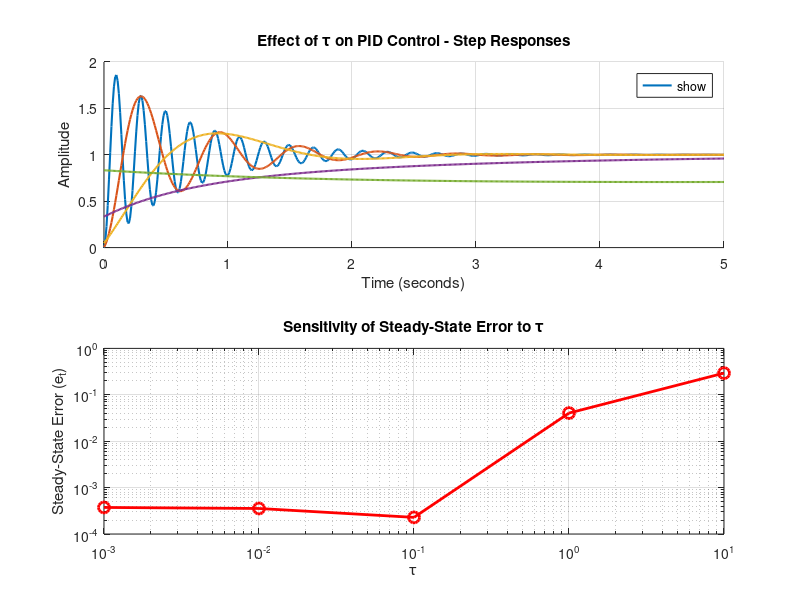

The MATLAB source for this figure:
% MATLAB script to visualize the effect of P, I, D, and PID controllers
% with varying tau and plot results including steady-state error sensitivity

% Clear workspace and command window
clear; clc; close all;

% Define system parameters
s = tf('s'); % Define the Laplace variable 's'
G = 1/(s+1); % Simple first-order system G(s) = 1 / (s + 1)

% Controller gains
Kp = 2;  % Proportional gain
Ki = 1;  % Integral gain
Kd = 0.5;  % Derivative gain

% Define different tau values
tau_values = [0.001, 0.01, 0.1, 1, 10];

% Simulation time
t = 0:0.01:5; % Time vector

% Create arrays to store steady-state error for each tau
steady_state_error = zeros(1, length(tau_values));

% Create a figure with subplots
figure;

% First subplot: Step Responses
subplot(2, 1, 1);
hold on;

% Loop through each value of tau
for i = 1:length(tau_values)
    tau = tau_values(i);  % Set current tau value
    
    % Define PID controller with current tau
    PID_controller = Kp + Ki/(tau*s) + Kd*s*tau;  % PID control
    
    % Closed-loop system for PID control with current tau
    sys_PID = feedback(PID_controller * G, 1);
    
    % Step response for the system
    [y_PID, t_PID] = step(sys_PID, t);
    
    % Calculate steady-state error (final value error from 1)
    steady_state_error(i) = abs(1 - y_PID(end));
    
    % Plot the result for current tau
    plot(t_PID, y_PID, 'LineWidth', 1.5, 'DisplayName', ['\tau = ', num2str(tau)]);
    
end

% Customize the first subplot
grid on;
xlabel('Time (seconds)');
ylabel('Amplitude');
title('Effect of \tau on PID Control - Step Responses');
legend('show', 'Location', 'Best');
hold off;

% Second subplot: Steady-State Error Sensitivity
subplot(2, 1, 2);

% Remove non-positive steady-state error values to prevent log scale issues
valid_indices = steady_state_error > 0;  % Logical index for valid errors
loglog(tau_values(valid_indices), steady_state_error(valid_indices), 'ro-', 'LineWidth', 2, 'MarkerSize', 8); % Log-log scale

% Customize the second subplot
grid on;
xlabel('\tau');
ylabel('Steady-State Error (e_t)');
title('Sensitivity of Steady-State Error to \tau');

% Adjust subplot layout
set(gcf, 'Position', [100, 100, 700, 600]); % Set figure size
